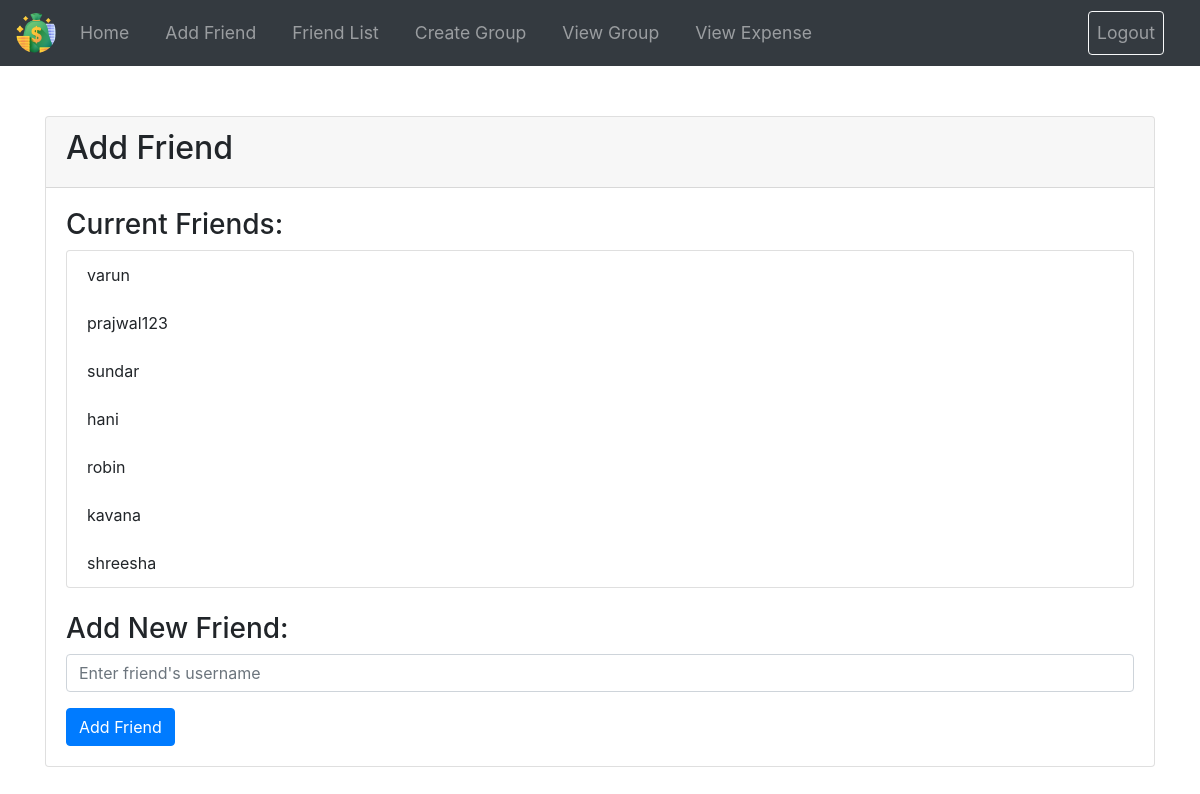
Page /friends/add/ (signed in) on the committed database.
### expenses/models.py (models this page shows)
class Friendship(models.Model):
    user1 = models.ForeignKey(User, related_name='friends1', on_delete=models.CASCADE)
    user2 = models.ForeignKey(User, related_name='friends2', on_delete=models.CASCADE)

### expenses/views.py (the view, shortened to what this page needs)
# urls.py: path('friends/add/', views.add_friend, name='add_friend'),
@login_required
def add_friend(request):
    friends = request.user.friends1.all()
    return render(request, 'add_friends.html', {'friends': friends})

### templates/add_friends.html (shortened to what this page needs)
<!DOCTYPE html>
<html lang="en">
<head>
    <link rel="stylesheet" href="https://cdn.jsdelivr.net/npm/bootstrap@4.3.1/dist/css/bootstrap.min.css">
</head>
<body>
    {% block navbar %}
        {% include "nav.html" %}
    {% endblock navbar %}
    <div class="container">
        <div class="card mb-4">
            <div class="card-header">
                <h2>Add Friend</h2>
            </div>
            <div class="card-body">
                <h3>Current Friends:</h3>
                <ul class="list-group mb-4">
                    {% if friends %}
                        {% for friend in friends %}
                            <li class="list-group-item">{{ friend.user2 }}</li>
                        {% endfor %}
                    {% else %}
                        <li class="list-group-item">No friends yet</li>
                    {% endif %}
                </ul>
                <h3>Add New Friend:</h3>
                <form  method="post">
                    <div class="form-group">
                        <input type="text" name="username" class="form-control" placeholder="Enter friend's username">
                    </div>
                    <button type="submit" class="btn btn-primary">Add Friend</button>
                </form>
            </div>
        </div>
    </div>
</body>
</html>

### templates/add_friends.html (style rules this page uses)
body { background-color: #f8f9fa; }
.container { margin-top: 50px; }
.form-group { margin-bottom: 1rem; }

### rows in the picture
Friendship: user2 "varun"
Friendship: user2 "prajwal123"
Friendship: user2 "sundar"
Friendship: user2 "hani"
Friendship: user2 "robin"
Friendship: user2 "kavana"
Friendship: user2 "shreesha"
